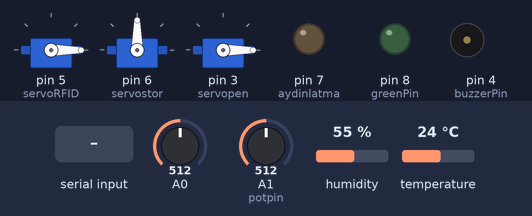
Bench run of a sketch on a simulated Arduino Uno, built with avr-gcc and run on an emulated ATmega328P. Shown: 3 × servo, output pins drawn as LEDs (lit = HIGH), buzzer (waves = sounding, pin HIGH). Inputs (shaded band) come from the test bench; at power-on: A0 = 512, A1 (potpin) = 512, humidity 55 %, temperature 24 °C. Pins used as bus, display or sensor lines are not drawn; what the sketch prints to the serial monitor is not drawn.

Above: at 1.2 s.
1.3 s: A0 set to 584
3.3 s: A0 set to 613
At 5.0 s:
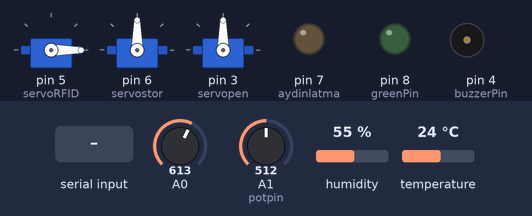
9.5 s: A1 (potpin) set to 610
At 12.4 s:
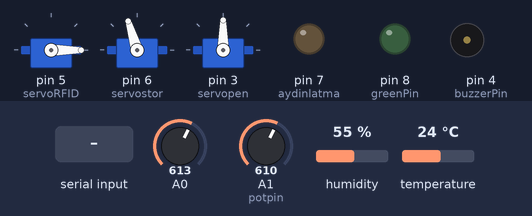
13.3 s: "1" received over Serial
At 14.0 s:
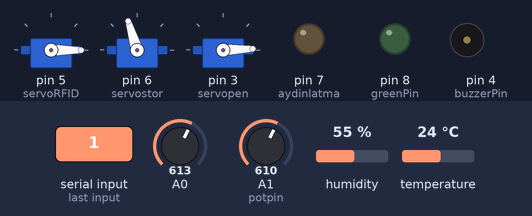
16.8 s: "4" received over Serial
At 18.3 s:
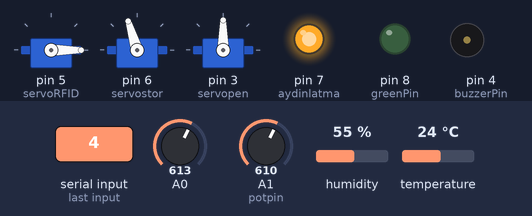
21.3 s: A1 (potpin) set to 716
At 23.1 s:
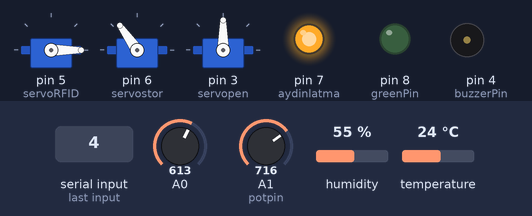
Timing chart, 0 to 26.1 s (numbered marks = the images above; inputs shaded):
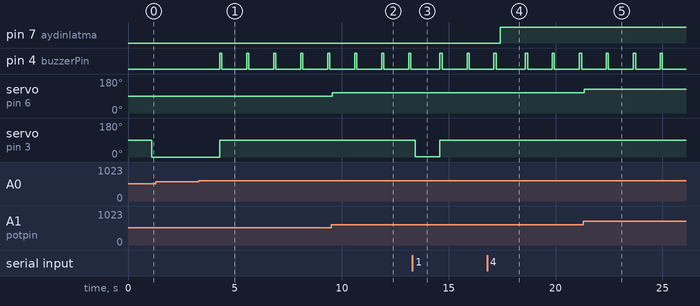

Measured:
- the behaviour switches between 600 and 601 on A0 (found by bisection; images 0 and 1)
- after the input at 1.3 s, every drawn part: stays the same
- after the input at 3.3 s, pin 4 (buzzerPin): alternates HIGH for 0.10 s and LOW for 1.2 s, starting after 0.98 s; servo on pin 3 (servopen): 0° → 90° after 0.98 s
- after the input at 9.5 s, servo on pin 6 (servostor): 90° → 107° after 0.06 s
- after the input at 13.3 s, servo on pin 3 (servopen): 90° → 2° after 0.14 s, → 90° 1.2 s later
- after the input at 16.8 s, pin 7 (aydinlatma): LOW → HIGH after 0.62 s
- after the input at 21.3 s, servo on pin 6 (servostor): 107° → 125° at once

The sketch:

Ak_ll__Ev_KOD.ino
```cpp
// gaz sensor
#include <Servo.h>
int esikDegeri = 600;
int buzzerPin = 4;
int deger=0;
float g;


// led yakma
int data;
int aydinlatma = 7;

// zil calma
//int buzzerPin = 4;

// sicaklik nem
#include <SoftwareSerial.h>
SoftwareSerial mySerial(0,1);
#include <DHT.h>
#define DHTpin 2
#define DHTTYPE DHT11
DHT dht(DHTpin,DHTTYPE);
float t;
float h;


// RFID kapi
#include <MFRC522.h>
#include <SPI.h>


int RST_PIN = 9;
int SS_PIN = 10;
int greenPin = 8;
int servoPin = 5;

Servo servoRFID;
MFRC522 rfid(SS_PIN, RST_PIN);

byte id[4] =
 {236,
  230,
  211,
  51};

//stor perde
//#include <Servo.h>
int potpin = A1;
int val;
Servo servostor;

//pencere kontrol
Servo servopen;
int derece = 0;


void setup() {
  pinMode(buzzerPin, OUTPUT);

  pinMode(aydinlatma,OUTPUT);

  Serial.begin(9600);

  mySerial.begin(9600);
  dht.begin();

  servoRFID.attach(5);
  servoRFID.write(0);
  SPI.begin();
  rfid.PCD_Init();
  pinMode(greenPin, OUTPUT);

  servostor.attach(6);
  servopen.attach(3);

}
void loop() {


 val = analogRead(potpin);
 val = map(val, 0, 1023, 0, 180);
 servostor.write(val);
 delay(15);

 h = dht.readHumidity();
 t = dht.readTemperature();
 mySerial.print(t,1);
 mySerial.print("|");
 mySerial.print(h,1);
  Serial.print(t);
  Serial.print("|");
  Serial.print(h);
  delay(1000);

  deger = analogRead(A0);
  if (deger > esikDegeri) {
    //Serial.print("deger: ");
    servopen.write(90);
    digitalWrite(buzzerPin, HIGH);
    delay(100);
    digitalWrite(buzzerPin, LOW);
    delay(100);
    }
    else {
    servopen.write(0);
    digitalWrite(buzzerPin, LOW);
    Serial.println(deger);
    delay(1);
  }

 if (Serial.available()){
   data = Serial.read();
   Serial.println(data);
   delay(100);

 if (data == '0'){

 for (int derece = 0; derece < 90; derece++)
 {
 servopen.write(derece);
 }
 }
 if (data == '1')
 {
 for (int derece = 90; derece > 1; derece--)
 {
 servopen.write(derece);
 }
 }
   if (data=='4'){
   digitalWrite(aydinlatma,HIGH);
   }
   if (data=='3') {
   digitalWrite(aydinlatma,LOW);
   }
   delay(100);
 if (data == '2')
 {
   digitalWrite(buzzerPin, HIGH);
   delay(1000);
 }
   digitalWrite(buzzerPin, LOW);

 }


 if (!rfid.PICC_IsNewCardPresent()) {
    return;

  }
  if (!rfid.PICC_ReadCardSerial()) {
    return;


  }
  if (rfid.uid.uidByte[0] == id[0] &&
      rfid.uid.uidByte[1] == id[1] &&
      rfid.uid.uidByte[2] == id[2] &&
      rfid.uid.uidByte[3] == id[3]) {

    digitalWrite(greenPin, HIGH);
    servoRFID.write(90);
    delay(3000);
    servoRFID.write(0);
    delay(1000);
    digitalWrite(greenPin, LOW);
     //return;
   }
  else {
    digitalWrite(greenPin, LOW);


  }
}
```
